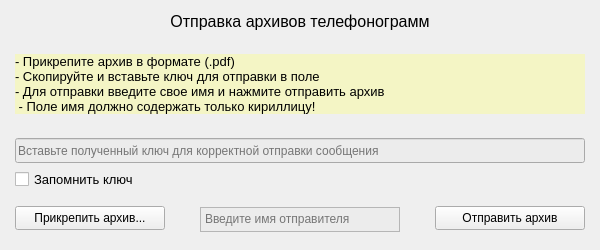
<?xml version="1.0" encoding="UTF-8"?>
<ui version="4.0">
 <class>Form</class>
 <widget class="QWidget" name="Form">
  <property name="geometry">
   <rect>
    <x>0</x>
    <y>0</y>
    <width>600</width>
    <height>250</height>
   </rect>
  </property>
  <property name="minimumSize">
   <size>
    <width>600</width>
    <height>250</height>
   </size>
  </property>
  <property name="maximumSize">
   <size>
    <width>600</width>
    <height>250</height>
   </size>
  </property>
  <property name="font">
   <font>
    <pointsize>10</pointsize>
   </font>
  </property>
  <property name="windowTitle">
   <string>Form</string>
  </property>
  <layout class="QGridLayout" name="gridLayout">
   <property name="leftMargin">
    <number>6</number>
   </property>
   <property name="topMargin">
    <number>6</number>
   </property>
   <property name="rightMargin">
    <number>6</number>
   </property>
   <property name="bottomMargin">
    <number>6</number>
   </property>
   <item row="1" column="0">
    <widget class="QWidget" name="lowWidget" native="true">
     <property name="minimumSize">
      <size>
       <width>582</width>
       <height>50</height>
      </size>
     </property>
     <property name="maximumSize">
      <size>
       <width>582</width>
       <height>50</height>
      </size>
     </property>
     <layout class="QGridLayout" name="gridLayout_2">
      <property name="leftMargin">
       <number>6</number>
      </property>
      <property name="topMargin">
       <number>6</number>
      </property>
      <property name="rightMargin">
       <number>6</number>
      </property>
      <property name="bottomMargin">
       <number>6</number>
      </property>
      <item row="1" column="3">
       <widget class="QTextEdit" name="textEditName">
        <property name="minimumSize">
         <size>
          <width>200</width>
          <height>25</height>
         </size>
        </property>
        <property name="maximumSize">
         <size>
          <width>170</width>
          <height>22</height>
         </size>
        </property>
        <property name="font">
         <font>
          <pointsize>9</pointsize>
         </font>
        </property>
        <property name="whatsThis">
         <string/>
        </property>
        <property name="accessibleName">
         <string/>
        </property>
        <property name="styleSheet">
         <string notr="true">background-color: rgb(236, 236, 236);</string>
        </property>
        <property name="documentTitle">
         <string/>
        </property>
        <property name="placeholderText">
         <string>Введите имя отправителя</string>
        </property>
       </widget>
      </item>
      <item row="1" column="2">
       <spacer name="horizontalSpacer">
        <property name="orientation">
         <enum>Qt::Horizontal</enum>
        </property>
        <property name="sizeHint" stdset="0">
         <size>
          <width>40</width>
          <height>20</height>
         </size>
        </property>
       </spacer>
      </item>
      <item row="1" column="0">
       <widget class="QToolButton" name="toolButton">
        <property name="minimumSize">
         <size>
          <width>150</width>
          <height>24</height>
         </size>
        </property>
        <property name="maximumSize">
         <size>
          <width>150</width>
          <height>24</height>
         </size>
        </property>
        <property name="font">
         <font>
          <pointsize>9</pointsize>
         </font>
        </property>
        <property name="text">
         <string>Прикрепить архив...</string>
        </property>
        <property name="checkable">
         <bool>false</bool>
        </property>
       </widget>
      </item>
      <item row="1" column="6">
       <widget class="QPushButton" name="pushButtonSend">
        <property name="minimumSize">
         <size>
          <width>150</width>
          <height>24</height>
         </size>
        </property>
        <property name="maximumSize">
         <size>
          <width>150</width>
          <height>24</height>
         </size>
        </property>
        <property name="font">
         <font>
          <pointsize>9</pointsize>
         </font>
        </property>
        <property name="text">
         <string>Отправить архив</string>
        </property>
       </widget>
      </item>
      <item row="1" column="5">
       <spacer name="horizontalSpacer_2">
        <property name="orientation">
         <enum>Qt::Horizontal</enum>
        </property>
        <property name="sizeHint" stdset="0">
         <size>
          <width>40</width>
          <height>20</height>
         </size>
        </property>
       </spacer>
      </item>
     </layout>
    </widget>
   </item>
   <item row="0" column="0">
    <widget class="QWidget" name="topWidget" native="true">
     <property name="minimumSize">
      <size>
       <width>582</width>
       <height>190</height>
      </size>
     </property>
     <property name="maximumSize">
      <size>
       <width>582</width>
       <height>190</height>
      </size>
     </property>
     <layout class="QVBoxLayout" name="verticalLayout_2">
      <property name="leftMargin">
       <number>6</number>
      </property>
      <property name="topMargin">
       <number>6</number>
      </property>
      <property name="rightMargin">
       <number>6</number>
      </property>
      <property name="bottomMargin">
       <number>6</number>
      </property>
      <item>
       <widget class="QLabel" name="labelMainInfo">
        <property name="font">
         <font>
          <pointsize>12</pointsize>
          <weight>50</weight>
          <bold>false</bold>
         </font>
        </property>
        <property name="text">
         <string>Отправка архивов телефонограмм</string>
        </property>
        <property name="alignment">
         <set>Qt::AlignHCenter|Qt::AlignTop</set>
        </property>
       </widget>
      </item>
      <item>
       <spacer name="verticalSpacer_2">
        <property name="orientation">
         <enum>Qt::Vertical</enum>
        </property>
        <property name="sizeHint" stdset="0">
         <size>
          <width>20</width>
          <height>40</height>
         </size>
        </property>
       </spacer>
      </item>
      <item>
       <widget class="QLabel" name="labelInfo">
        <property name="font">
         <font>
          <pointsize>10</pointsize>
         </font>
        </property>
        <property name="styleSheet">
         <string notr="true">background-color: rgb(253, 255, 119, 90);</string>
        </property>
        <property name="text">
         <string>- Прикрепите архив в формате (.pdf)
- Скопируйте и вставьте ключ для отправки в поле
- Для отправки введите свое имя и нажмите отправить архив
 - Поле имя должно содержать только кириллицу!</string>
        </property>
       </widget>
      </item>
      <item>
       <spacer name="verticalSpacer">
        <property name="orientation">
         <enum>Qt::Vertical</enum>
        </property>
        <property name="sizeHint" stdset="0">
         <size>
          <width>20</width>
          <height>40</height>
         </size>
        </property>
       </spacer>
      </item>
      <item>
       <widget class="QLineEdit" name="lineEditToken">
        <property name="minimumSize">
         <size>
          <width>0</width>
          <height>25</height>
         </size>
        </property>
        <property name="maximumSize">
         <size>
          <width>16777215</width>
          <height>25</height>
         </size>
        </property>
        <property name="font">
         <font>
          <pointsize>9</pointsize>
         </font>
        </property>
        <property name="styleSheet">
         <string notr="true">background-color: rgb(236, 236, 236);</string>
        </property>
        <property name="placeholderText">
         <string>Вставьте полученный ключ для корректной отправки сообщения</string>
        </property>
       </widget>
      </item>
      <item>
       <widget class="QCheckBox" name="checkBox">
        <property name="text">
         <string>Запомнить ключ</string>
        </property>
       </widget>
      </item>
     </layout>
    </widget>
   </item>
  </layout>
 </widget>
 <resources/>
 <connections/>
</ui>
